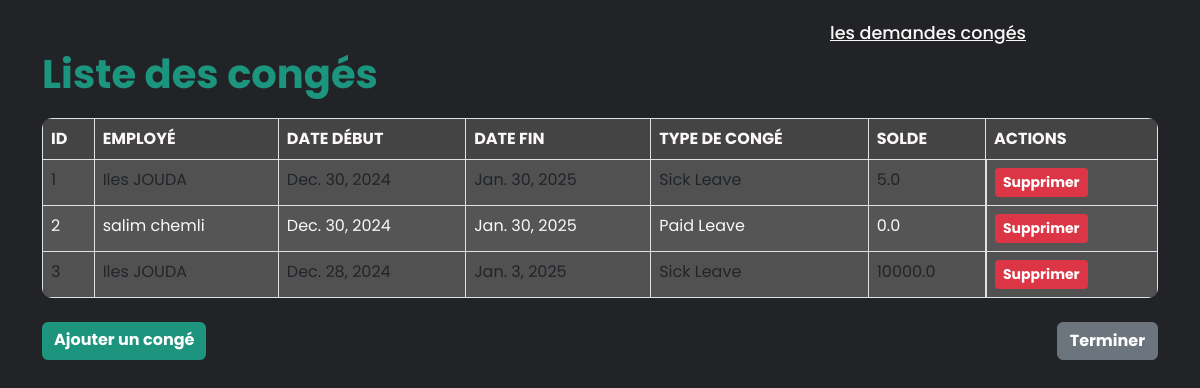
The app's page /acceuil-arh/conges/ with its own data.
### app1/models.py (models this page shows, shortened)
class Conge(models.Model):
    date_deb= models.DateField(default=timezone.now)
    date_fin= models.DateField(default=timezone.now)
    TYPE_CHOICES = [
        ('paid', 'Paid Leave'),
        ('sick', 'Sick Leave'),
        ('unpaid', 'Unpaid Leave'),
        ('maternity', 'Maternity Leave'),]
    type_conge = models.CharField(max_length=15, choices=TYPE_CHOICES)
    solde_conge= models.FloatField(max_length= 10)
    Employe_Conge= models.ForeignKey(Employe, on_delete=models.CASCADE, related_name="conges")

class Employe(models.Model):
    nom= models.CharField(max_length=20)
    prenom= models.CharField(max_length=20)
    date_de_naissance= models.DateField(default=timezone.now)
    date_aumbauche= models.DateField(default=timezone.now)
    adresse= models.CharField(max_length=30)
    Historique_professionnel= models.CharField(max_length=500)
    Service_Employe= models.ForeignKey(Service, on_delete=models.CASCADE)
    Competance_Employe=models.ManyToManyField(Competances, related_name="comp", blank=True)
    Employe_Formation= models.ManyToManyField(Formations, related_name="frm", blank=True)
    Employe_Utilisateur= models.OneToOneField(Utilisateur, on_delete=models.CASCADE, related_name="employe")
    def __str__(self):
        return f"{self.prenom} {self.nom}"

### app1/views.py (the view)
# urls.py: path('acceuil-arh/conges/',views.liste_conges, name='liste_conges'),
def liste_conges(request):
    conges = Conge.objects.all()
    today = timezone.now().date()
    conges_fin_aujourdhui = conges.filter(date_fin=today)
    for conge in conges_fin_aujourdhui:
        employe = conge.Employe_Conge
        messages.info(request, f'Bonjour {employe.prenom}, votre congé se termine aujourd\'hui. Nous vous attendons demain au travail.')
    return render(request, 'liste_conges.html', {'conges': conges})

### app1/templates/liste_conges.html (shortened to what this page needs)
<!DOCTYPE html>
<html lang="en">
    {% load static %}
<head>
    <link rel="stylesheet" href="{% static 'css/bootstrap.min.css' %}">
    <link href="https://cdn.jsdelivr.net/npm/remixicon@4.5.0/fonts/remixicon.css" rel="stylesheet" />
    <link rel="stylesheet" href="https://unpkg.com/boxicons@latest/css/boxicons.min.css">
</head>
<body>
    <header>
        <a href="{% url 'liste_demande_conge' %}" class="dm_conge">les demandes congés</a>
    </header>
    <div class="container">
        <h1>Liste des congés</h1>
        <table class="table table-bordered table-striped">
            <thead>
                <tr>
                    <th>ID</th>
                    <th>Employé</th>
                    <th>Date début</th>
                    <th>Date fin</th>
                    <th>Type de congé</th>
                    <th>Solde</th>
                    <th>Actions</th>
                </tr>
            </thead>
            <tbody>
                {% for conge in conges %}
                <tr>
                    <td>{{ conge.id }}</td>
                    <td>{{ conge.Employe_Conge }}</td>
                    <td>{{ conge.date_deb }}</td>
                    <td>{{ conge.date_fin }}</td>
                    <td>{{ conge.get_type_conge_display }}</td>
                    <td>{{ conge.solde_conge }}</td>
                    <td class="action-buttons">
                        <button class="btn btn-danger btn-sm" onclick="confirmDelete({{ conge.id }})">Supprimer</button>
                    </td>
                </tr>
                {% endfor %}
            </tbody>
        </table>
        <div class="d-flex justify-content-between mt-4">
            <a href="{% url 'ajouter_conge' %}" class="btn btn-primary">Ajouter un congé</a>
            <a href="{% url 'acceuil_arh' %}" class="btn btn-secondary">Terminer</a>
        </div>
    </div>
</body>
</html>

### app1/templates/liste_conges.html (style rules this page uses)
* { margin: 0; padding: 0; box-sizing: border-box; font-family: 'Poppins', sans-serif; text-decoration: none; list-style: none; }
:root { --bg-color: #222327; --text-color: #fcf8f8; --main-color: #1ad2ada6; --hover-color: #32a895; --warning-color: #ffc107; --danger-color: #dc3545; }
body { background-color: var(--bg-color); color: var(--text-color); }
header { position: fixed; width: 100%; top: 0; z-index: 1000; display: flex; align-items: center; justify-content: flex-end; background: transparent; padding: 15px 12%; }
h1 { color: var(--main-color); font-weight: 700; text-align: left; margin-bottom: 20px; }
.table { background-color: #333; color: var(--text-color); border-radius: 10px; overflow: hidden; }
.table th { background-color: #444; color: var(--text-color); text-transform: uppercase; }
.table td { background-color: #555; }
.table-striped tbody tr:nth-of-type(odd) { background-color: #666; }
.btn { font-weight: bold; transition: all 0.3s ease; }
.btn-primary { background-color: var(--main-color); border: none; }
.btn-danger { background-color: var(--danger-color); border: none; }
.btn-secondary { background-color: #6c757d; }
.container { margin-top: 50px; }
.action-buttons { display: flex; gap: 10px; }
.dm_conge { color: var(--text-color); font-size: 1.1rem; font-weight: 500; padding: 5px 0; margin: 0 30px; transition: all .50s ease; }

### records on screen
Conge: id "1", Employe_Conge "Iles JOUDA", date_deb "Dec. 30, 2024", date_fin "Jan. 30, 2025", type_conge "Sick Leave", solde_conge "5.0"
Conge: id "2", Employe_Conge "salim chemli", date_deb "Dec. 30, 2024", date_fin "Jan. 30, 2025", type_conge "Paid Leave", solde_conge "0.0"
Conge: id "3", Employe_Conge "Iles JOUDA", date_deb "Dec. 28, 2024", date_fin "Jan. 3, 2025", type_conge "Sick Leave", solde_conge "10000.0"
